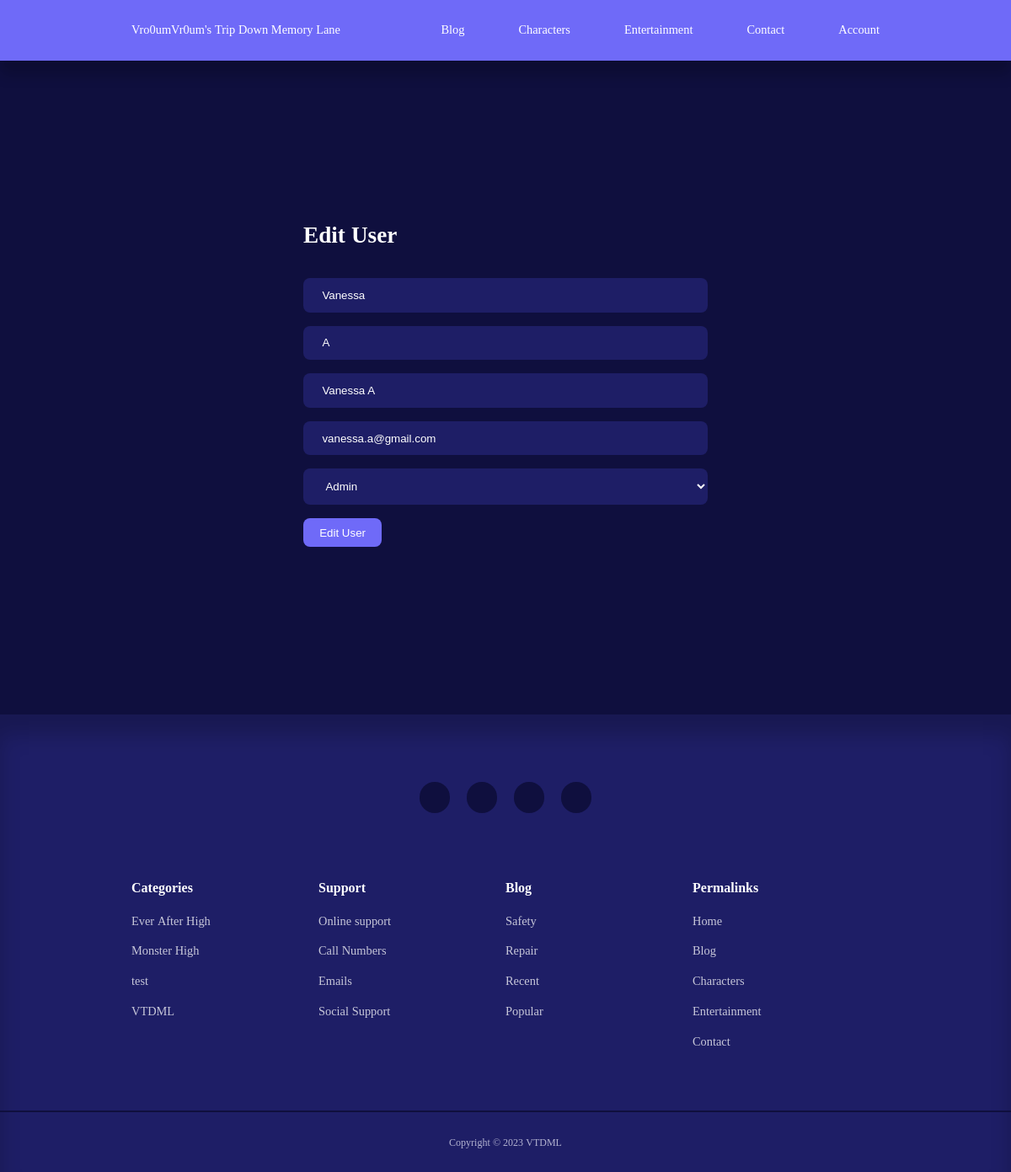
Page /VTDML/admin/user-edit.php?user_up_id=4 on the earlier database version.
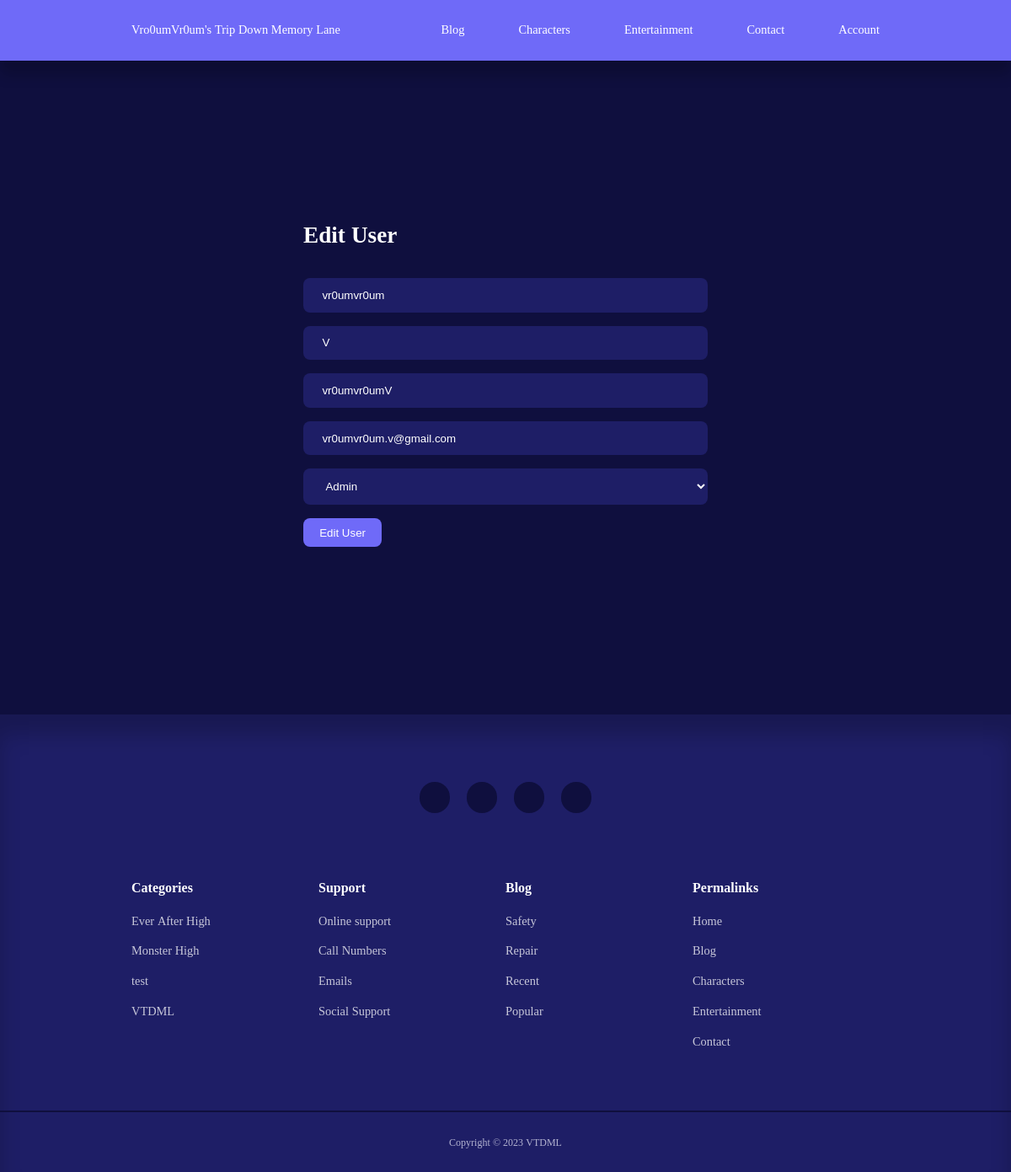
Same page on the later database version.
### tables this page shows
CREATE TABLE `users` (
  `id` int(11) NOT NULL,
  `fname` varchar(255) NOT NULL,
  `lname` varchar(255) NOT NULL,
  `username` varchar(255) NOT NULL,
  `email` varchar(255) NOT NULL,
  `admin` tinyint(1) NOT NULL,
  `password` varchar(255) NOT NULL
);

### VTDML/admin/includes/admin_function.php (called while the page is built, shortened)
<?php
$tuser = 'users';
if (isset($_GET['user_up_id'])) {
    $id = $_GET['user_up_id'];
    $user = selectOne($tuser, ['id' => $id]);
    $user_admin = $user['admin'];
    $user_fname = $user['fname'];
    $user_lname = $user['lname'];
    $user_username = $user['username'];
    $user_email = $user['email'];
}
?>

### VTDML/config.php (called while the page is built, shortened)
<?php
$connection = new mysqli("localhost", "root", "", "vtdml");
function executeQuery($sql, $data)
{
    global $connection;
    $stmt = $connection->prepare($sql);
    $values = array_values($data);
    $types = str_repeat('s', count($values));
    $result = $stmt->bind_param($types, ...$values);
    $stmt->execute();
    return $stmt;
}
function selectOne($nameTable, $conditions)
{
    $sql = "SELECT * FROM $nameTable";
    $i = 0;
    foreach ($conditions as $key => $value) {
        if ($i === 0) {
            $sql = $sql . " WHERE $key=?";
        } else {
            $sql = $sql . " AND $key=?";
        }
        $i++;
    }
    $sql = $sql . " LIMIT 1";
    $stmt = executeQuery($sql, $conditions);
    $records = $stmt->get_result()->fetch_assoc();
    return $records;
}
?>

### VTDML/admin/user-edit.php (the view, shortened to what this page needs)
<?php require_once('../config.php'); ?>
<?php require_once(ROOT_PATH . '/admin/includes/admin_function.php'); ?>
<?php require_once(ROOT_PATH . '/admin/includes/head_section.php') ?>
<?php include(ROOT_PATH . '/admin/includes/navbar.php'); ?>
<section class="form__section">
    <div class="container form__section-container">
    <form action="user-edit.php" method="post">
            <h2>Edit User</h2>
            <input type="text" name="fname" value="<?php echo $user_fname ?>" placeholder="First Name">
            <input type="text" name="lname" value="<?php echo $user_lname ?>" placeholder="Last Name">
            <input type="text" name="username" value="<?php echo $user_username ?>" placeholder="Username">
            <input type="text" name="email" value="<?php echo $user_email ?>" placeholder="Email">
            <select name="admin">
                <option value="<?php echo $user_admin ?>">
                    <?php if ($user_admin == 1): ?>
                        Admin
                    <?php else: ?>
                        User
                    <?php endif; ?>
                </option>
            </select>
            <input type="submit" name="edit-user" class="btn" value="Edit User">
        </form>
    </div>
</section>
<?php include(ROOT_PATH . '/admin/includes/footer.php'); ?>

Differences in the rows shown:
changed users "Admin": fname "Vanessa" → "vr0umvr0um"; lname "A" → "V"; username "Vanessa A" → "vr0umvr0umV"; email "vanessa.a@gmail.com" → "vr0umvr0um.v@gmail.com"
